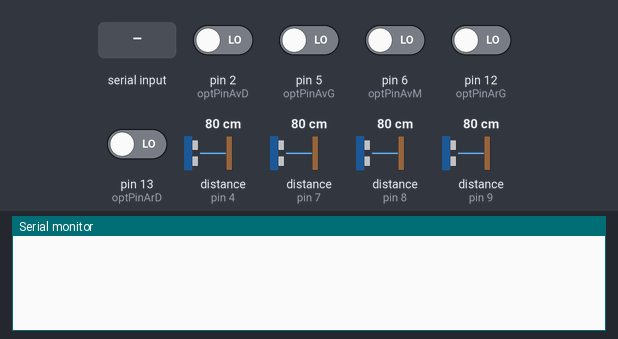
The sketch below on a simulated Arduino Uno, built with avr-gcc and run on an emulated ATmega328P. Parts: the last lines printed to the serial monitor. Wiring (inferred from the names in the program): 4 × ultrasonic range finder: trigger pin 4, echo pin 4 / trigger pin 7, echo pin 7 / trigger pin 8, echo pin 8 / trigger pin 9, echo pin 9. Inputs (shaded band) come from the test bench; at power-on: pin 2 (optPinAvD), pin 5 (optPinAvG), pin 6 (optPinAvM), pin 12 (optPinArG), pin 13 (optPinArD) LOW, distance to the obstacle (sensors on pin 4, pin 7, pin 8, pin 9) 80 cm. The echo pulse lasts 58.3 µs per cm.

Above: at 1.2 s.
1.3 s: "u" received over Serial
At 2.5 s:
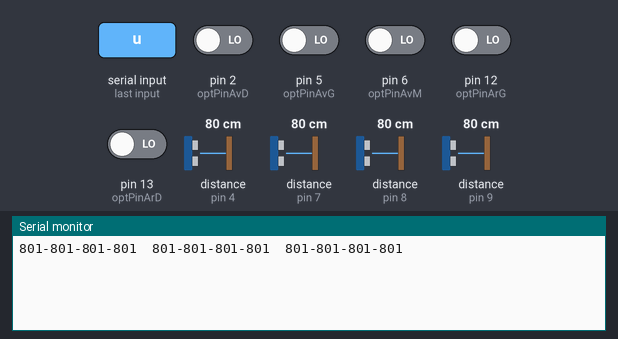
2.8 s: "?" received over Serial
At 3.9 s:
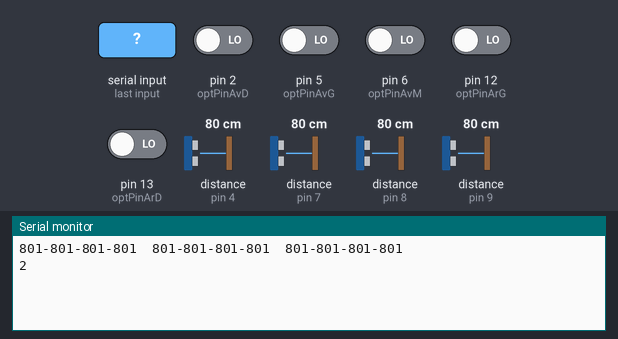

The sketch:

Capteurs.pde
```cpp
/**
 * \file MainCapteurs.cpp
 * \brief Permet de controler l'asservissement
 *
 * exécute les ordres qui lui sont passées, voici la liste des ordres :\n\n
 * "?" pour demaner quelle carte est-tu (ie 2)\n
 * "o" pour demander une mesure par optique\n
 * "u" pour demander une mesure par ultrason\n
 */

//Capteurs du bas avant :
//const int pingPinBAvG = 6;
//const int pingPinBAvD = 3;
//Capteurs du bas arriere :
//const int pingPinBArG = 10;
//const int pingPinBArD = 11;
//Capteurs du haut :
const int pingPinHAvG = 7;
const int pingPinHAvD = 4;
const int pingPinHArG = 8;
const int pingPinHArD = 9;
//Capteurs optiques :
const int optPinAvG = 5;
const int optPinAvD = 2;
const int optPinArG = 12;
const int optPinArD = 13;
const int optPinAvM = 6;
//tableau des valeurs
int id = 0;//identificateur du tableau à utiliser
int i;//pour les diverses boucles
int tableauUS0[]={0,0,0,0};
int tableauUS1[]={0,0,0,0};
int tableauUS2[]={0,0,0,0};
int tableauO0[]={0,0,0,0,0};
int tableauO1[]={0,0,0,0,0};
int tableauO2[]={0,0,0,0,0};
char c;//le caractère reçu

/**
 * \brief initialise la connection série à 57600 bauds et les différentes pins
 */
void setup() {
	// initialize serial communication:
	Serial.begin(57600);
	pinMode(optPinAvG, INPUT);
	pinMode(optPinAvD, INPUT);
	pinMode(optPinArG, INPUT);
	pinMode(optPinArD, INPUT);
	pinMode(optPinAvM, INPUT);
}

/**
 * \brief traite en permanence les commandes qui lui sont passées
 */
void loop()
{
	if (Serial.available()>0) {
		c = Serial.read();
		if (c=='u') {
			envoieUS();
		}
		if (c=='o') {
			envoieO();
		}
		if (c=='?') {
			Serial.println('2');
		}
	}
	else {
		raffraichissement();
	}
}

/**
 * \fn void raffraichissement()
 * \brief met à jour les tableaux des valeurs captées
 *
 * raffraichissement des valeurs enregistrées, fonction lancée régulièrement par la loop().
 *
 */
void raffraichissement()
{
	//on raffraichie les valeurs
	if (id==0) {
		mesureUltrason(tableauUS0);
		mesureOptiques(tableauO0);
	}
	if (id==1) {
		mesureUltrason(tableauUS1);
		mesureOptiques(tableauO1);
	}
	if (id==2) {
		mesureUltrason(tableauUS2);
		mesureOptiques(tableauO2);
	}
	if (id<2){
		id++;
	}
	else {
		id=0;
	}
	delayMicroseconds(50);
}

/**
 * \fn void envoieUS()
 * \brief affiche les valeurs captées sur la console
 *
 * lance les 3 séries de mesures ultrason et envoie les résultats
 *
 */
void envoieUS() {
	//envoie par serie
	for (i=0;i<3;i++){
		Serial.print(tableauUS0[i]);
		Serial.print("-");
	}
	Serial.print(tableauUS0[3]);
	delayMicroseconds(50);
	Serial.print("\t");
	for (i=0;i<3;i++){
		Serial.print(tableauUS1[i]);
		Serial.print("-");
	}
	Serial.print(tableauUS1[3]);
	delayMicroseconds(50);
	Serial.print("\t");
	for (i=0;i<3;i++){
		Serial.print(tableauUS2[i]);
		Serial.print("-");
	}
	Serial.print(tableauUS2[3]);
	delayMicroseconds(50);
	Serial.println();
}

/**
 * \fn void envoieO()
 * \brief pas encore de courte descriptions
 *
 * lance les 3 séries de mesures optiques et envoie les résultats
 */
void envoieO() {
	//envoie par serie
	for (i=0;i<4;i++){
		Serial.print(tableauO0[i]);
		Serial.print("-");
	}
	Serial.print(tableauO0[4]);
	delayMicroseconds(50);
	Serial.print("\t");
	for (i=0;i<4;i++){
		Serial.print(tableauO1[i]);
		Serial.print("-");
	}
	Serial.print(tableauO1[4]);
	delayMicroseconds(50);
	Serial.print("\t");
	for (i=0;i<4;i++){
		Serial.print(tableauO2[i]);
		Serial.print("-");
	}
	Serial.print(tableauO2[4]);
	delayMicroseconds(50);
	Serial.println();
}

/**
 * \fn void mesureUltrason(int tableau[8])
 * \brief pas encore de courte descriptions
 *
 * fait un tour de mesure des capteurs ultrason
 */
void mesureUltrason(int tableau[8]) {
	int i;
	//prise des mesures
	//tableau[0] = mesureConv(pingPinBAvG);
	//tableau[1] = mesureConv(pingPinBAvD);
	//tableau[2] = mesureConv(pingPinBArG);
	//tableau[3] = mesureConv(pingPinBArD);
	tableau[0] = mesureConv(pingPinHAvG);
	tableau[1] = mesureConv(pingPinHAvD);
	tableau[2] = mesureConv(pingPinHArG);
	tableau[3] = mesureConv(pingPinHArD);
	for (i=0;i<4;i++){
		if (tableau[i]>5000){
			tableau[i]=0;
		}
	}
	//delai repos ;)
	delayMicroseconds(50);
}

/**
 * \fn long microsecondsToMillimeters(long microseconds)
 * \brief pas encore de courte descriptions
 *
 * fait la conversion entre le temps de retour (en µs) et la distance correspondant (en mm)
 */
long microsecondsToMillimeters(long microseconds)
{
	return (microseconds*10) / 29 / 2;
}

/**
 * \fn void mesureOptiques(int tableau[4])
 * \brief pas encore de courte descriptions
 *
 * fait un tour de mesure sur les capteurs optiques
 */
void mesureOptiques(int tableau[5]) {
	//prise des mesures
	tableau[0] = digitalRead(optPinAvM);
	tableau[1] = digitalRead(optPinAvG);
	tableau[2] = digitalRead(optPinAvD);
	tableau[3] = digitalRead(optPinArG);
	tableau[4] = digitalRead(optPinArD);
	//delai repos ;)
	delayMicroseconds(50);
}

/**
 * \fn long mesureConv (int pin)
 * \brief pas encore de courte descriptions
 *
 * prise des mesures ultrasons + conversion en mm
 */
long mesureConv (int pin) {
	pinMode(pin, OUTPUT);
	digitalWrite(pin, LOW);
	delayMicroseconds(2);
	digitalWrite(pin, HIGH);
	delayMicroseconds(5);
	digitalWrite(pin, LOW);
	//lecture des mesures
	pinMode(pin, INPUT);
	return microsecondsToMillimeters(pulseIn(pin, HIGH, 14000));
}
```

Measured:
- after the input at 1.3 s, the serial monitor: prints a new line at once (image 1)
- after the input at 2.8 s, the serial monitor: prints a new line at once (image 2)
